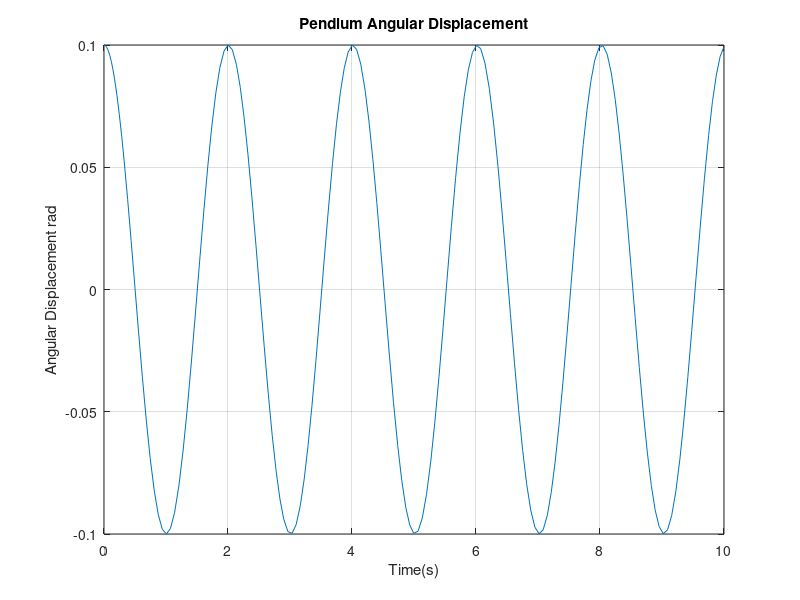
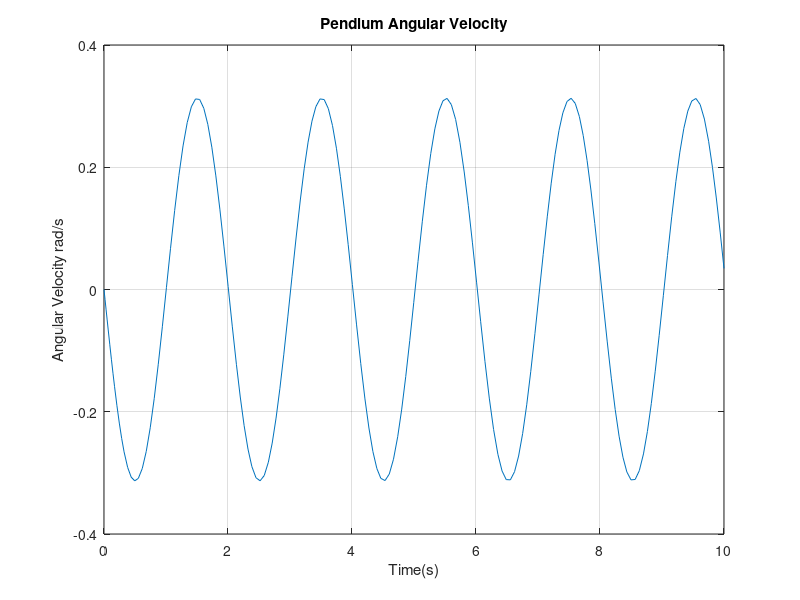

MATLAB code to generate these figures, in order:
%{ This MATLAB script defines and plots the system parameters the differential equation of motion of simple pendlum. 

clear variables
close all

L = 1;      %Length of Pendlum in meters
g = 9.81;   %Acceleration of gravity in ms2

%Equation of motion: L*theta"(t) + g*sin(theta(t)) = 0
%Using ode45 to solve the differential equation, we have to convert it into a first order DE.

%let theta1 = theta(t) --> theta1' = theta2
%let theta2 = theta'(t)--> theta2' = -g/L * sin(theta1))

f = @(t,theta)[theta(2) ; -(g/L)*sin(theta(1))]; %"[theta(2) ; -(g/L) *sin(theta(1))];" corresponds [theta1' ; theta2']

tspan = [0 10]; %defines the beginning (0) and ending (10) of the time span.
theta0 = [0.1 ; 0]; %Assume the pendlum started motion from the initial position slightly of balance and from rest.

[t,theta] = ode45(f , tspan , theta0); % this function gives two coloumns inside "theta" that has the solution for theta(t) and theta'(t) and "t" is the specified time span

%plot the angular displacement theta(t)
figure(1);
plot(t,theta(:,1));
xlabel('Time(s)');
ylabel('Angular Displacement rad');
title('Pendlum Angular Displacement');
grid on;

%plot the angular velocity theta'(t)
figure(2);
plot(t,theta(:,2));
xlabel('Time(s)');
ylabel('Angular Velocity rad/s');
title('Pendlum Angular Velocity');
grid on;
